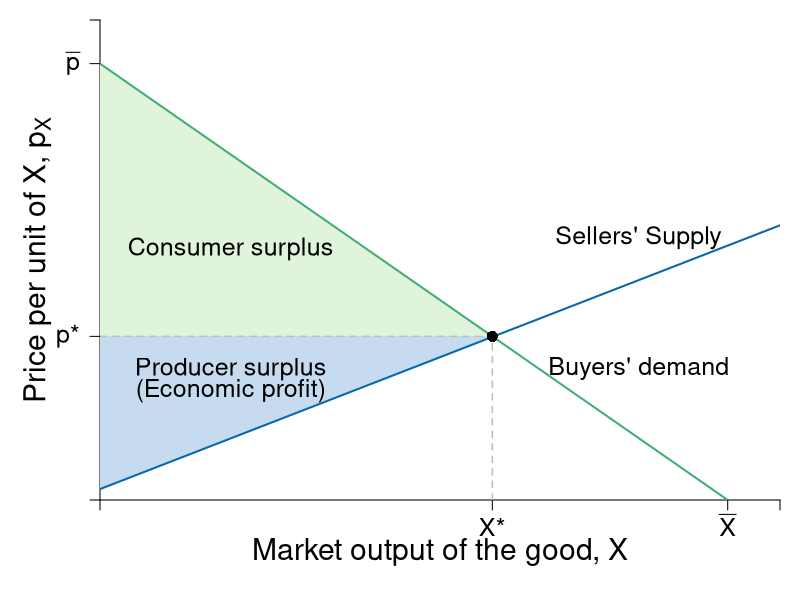

Reproduce this figure in R.
require(shape)
pdf(file = "competitionmarkets/demand_supply.pdf", width = 9, height = 7)

#Set parameters for graphics
axislabelsize <- 1.8
labelsize <- 1.5
namesize <- 1.8
annotatesize <- 1.5
graphlinewidth <- 2
segmentlinewidth <- 1.5

COL <- c("#7fc97f", "#beaed4", "#fdc086", "#ffff99", "#386cb0", "#f0027f", "#bf5b17", "#666666")
COLA <- c("#e0f3db", "#99d8c9","#66c2a4","#41ae76", "#238b45", "#005824")
COLB <- c("#c6dbef", "#4eb3d3", "#2b8cbe", "#0868ac","#084081")
COLC <- c("#fcfbfd", "#efedf5", "#dadaeb", "#bcbddc", "#9e9ac8", "#807dba", "#6a51a3", "#54278f", "#3f007d")

par(mar =  c(5, 5, 1, 1))

Demand <- function(x, rmax = 20, xmax = 12, n = 10) {
  rmax - (rmax/(n*xmax))*x
}

mrsA <- function(x, rmax = 20, xmax = 10) {
  rmax - (rmax/xmax)*x
}

uA <- function(x, y, rmax = 20, xmax = 10) {
  y + rmax*x - (1/2)(rmax/xmax)*x^2
}


Supply <- function(x, c1 = 0.5, c2 = 0.0465){
  c1 + 2*c2*x
}

xlims <- c(0, 130)
ylims <- c(0, 22)

npts <- 501 
x <- seq(xlims[1], xlims[2], length.out = npts)
y <- seq(ylims[1], ylims[2], length.out = npts) 
a <- c(46.08, 55, 64)
b <- c(46.08, 55, 64)

plot(0, 0, xlim = xlims, ylim = ylims, type = "n",
     xlab = expression(paste("")),
     ylab = expression(paste("")), 
     xaxt = "n", 
     yaxt = "n", 
     cex.lab = axislabelsize, 
     bty = "n",
     xaxs = "i", 
     yaxs = "i")


ticksy <- c(0, 7.5, 20, ylims[2])
ylabels <- c(NA, expression(paste(p,"*")), expression(paste(bar(p))), NA)
ticksx <- c(0, 75, 120, xlims[2])
xlabels <- c(NA, expression(paste(X,"*")), expression(paste(bar(X))), NA)

axis(1, at = ticksx, pos = 0, labels = xlabels, cex.axis = labelsize)
axis(2, at = ticksy, pos = 0, labels = ylabels, las = 1, cex.axis = labelsize)

npts <- 500 
xx1 <- seq(xlims[1], xlims[2], length.out = npts)

#Draw the polygon for producer surplus
xpoly1 <- c(0, 75, 0, 0)
ypoly1 <- c(0.5, 7.5, 7.5, 0.5)
polygon(x = xpoly1, y = ypoly1, col = COLB[1], density = NULL, border = NA)

#Draw the polygon for consumer surplus
xpoly2 <- c(0, 75, 0, 0)
ypoly2 <- c(7.5, 7.5, 20, 7.5)
polygon(x = xpoly2, y = ypoly2, col = COLA[1], density = NULL, border = NA)


text(25, 6, expression(paste("Producer surplus")), xpd = TRUE, cex = labelsize)
text(25, 5, expression(paste("(Economic profit)")), xpd = TRUE, cex = labelsize) 
text(25, 11.5, expression(paste("Consumer surplus")), xpd = TRUE, cex = labelsize) 

#Lines for mrs graph
lines(xx1, Demand(xx1), col = COLA[4], lwd = graphlinewidth)
lines(xx1, Supply(xx1), col = COLB[4], lwd = graphlinewidth)

segments(0, 7.5, 75, 7.5, lty = 2, "gray" , lwd = segmentlinewidth)
segments(75, 0, 75, 7.5, lty = 2, col = "gray" , lwd = segmentlinewidth)
points(75, 7.5, pch = 16, col = "black", cex = 1.5)

#Label axes
mtext(expression(paste("Market output of the good, ", X)), side = 1, line = 2.5, cex = axislabelsize)
text(-12, 0.5*ylims[2], expression(paste("Price per unit of X, ", p[X])), xpd = TRUE, cex = axislabelsize, srt = 90) 

text(103, 12, expression("Sellers' Supply"), cex = labelsize)
text(103, 6, expression(paste("Buyers' demand")), cex = labelsize)

dev.off()
